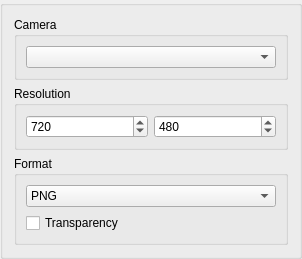
<?xml version="1.0" encoding="UTF-8"?>
<ui version="4.0">
 <class>ExportImageOptions</class>
 <widget class="QGroupBox" name="ExportImageOptions">
  <property name="geometry">
   <rect>
    <x>0</x>
    <y>0</y>
    <width>302</width>
    <height>259</height>
   </rect>
  </property>
  <property name="sizePolicy">
   <sizepolicy hsizetype="Preferred" vsizetype="Minimum">
    <horstretch>0</horstretch>
    <verstretch>0</verstretch>
   </sizepolicy>
  </property>
  <layout class="QVBoxLayout" name="verticalLayout">
   <item>
    <widget class="QGroupBox" name="groupBox_3">
     <property name="title">
      <string>Camera</string>
     </property>
     <layout class="QVBoxLayout" name="verticalLayout_3">
      <item>
       <widget class="QComboBox" name="cameraCombo"/>
      </item>
     </layout>
    </widget>
   </item>
   <item>
    <widget class="QGroupBox" name="groupBox">
     <property name="title">
      <string>Resolution</string>
     </property>
     <layout class="QHBoxLayout" name="horizontalLayout">
      <item>
       <widget class="QSpinBox" name="imgWidthSpinBox">
        <property name="enabled">
         <bool>true</bool>
        </property>
        <property name="minimum">
         <number>1</number>
        </property>
        <property name="maximum">
         <number>4096</number>
        </property>
        <property name="value">
         <number>720</number>
        </property>
       </widget>
      </item>
      <item>
       <widget class="QSpinBox" name="imgHeightSpinBox">
        <property name="enabled">
         <bool>true</bool>
        </property>
        <property name="minimum">
         <number>1</number>
        </property>
        <property name="maximum">
         <number>4096</number>
        </property>
        <property name="value">
         <number>480</number>
        </property>
       </widget>
      </item>
     </layout>
    </widget>
   </item>
   <item>
    <widget class="QGroupBox" name="groupBox_2">
     <property name="title">
      <string>Format</string>
     </property>
     <layout class="QVBoxLayout" name="verticalLayout_2">
      <item>
       <widget class="QComboBox" name="formatComboBox">
        <item>
         <property name="text">
          <string>PNG</string>
         </property>
        </item>
        <item>
         <property name="text">
          <string>JPG</string>
         </property>
        </item>
        <item>
         <property name="text">
          <string>BMP</string>
         </property>
        </item>
       </widget>
      </item>
      <item>
       <widget class="QCheckBox" name="cbTransparency">
        <property name="text">
         <string>Transparency</string>
        </property>
       </widget>
      </item>
     </layout>
    </widget>
   </item>
  </layout>
 </widget>
 <resources/>
 <connections/>
</ui>
